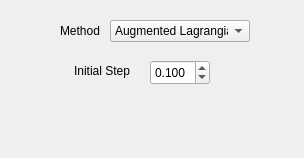
<?xml version="1.0" encoding="UTF-8"?>
<ui version="4.0">
 <class>ParametersNLopt</class>
 <widget class="QWidget" name="ParametersNLopt">
  <property name="geometry">
   <rect>
    <x>0</x>
    <y>0</y>
    <width>304</width>
    <height>158</height>
   </rect>
  </property>
  <property name="windowTitle">
   <string>Form</string>
  </property>
  <widget class="QDoubleSpinBox" name="stepSpin">
   <property name="geometry">
    <rect>
     <x>150</x>
     <y>60</y>
     <width>60</width>
     <height>25</height>
    </rect>
   </property>
   <property name="font">
    <font>
     <pointsize>9</pointsize>
    </font>
   </property>
   <property name="decimals">
    <number>3</number>
   </property>
   <property name="minimum">
    <double>0.001000000000000</double>
   </property>
   <property name="maximum">
    <double>1.000000000000000</double>
   </property>
   <property name="singleStep">
    <double>0.010000000000000</double>
   </property>
   <property name="value">
    <double>0.100000000000000</double>
   </property>
  </widget>
  <widget class="QLabel" name="label_1">
   <property name="geometry">
    <rect>
     <x>60</x>
     <y>60</y>
     <width>70</width>
     <height>21</height>
    </rect>
   </property>
   <property name="font">
    <font>
     <pointsize>9</pointsize>
    </font>
   </property>
   <property name="text">
    <string>Initial Step</string>
   </property>
   <property name="alignment">
    <set>Qt::AlignRight|Qt::AlignTrailing|Qt::AlignVCenter</set>
   </property>
  </widget>
  <widget class="QComboBox" name="algorithmCombo">
   <property name="geometry">
    <rect>
     <x>110</x>
     <y>20</y>
     <width>140</width>
     <height>22</height>
    </rect>
   </property>
   <property name="font">
    <font>
     <pointsize>9</pointsize>
    </font>
   </property>
   <property name="toolTip">
    <string>Distance metric for the evaluation of NN</string>
   </property>
   <property name="currentIndex">
    <number>0</number>
   </property>
   <item>
    <property name="text">
     <string>Augmented Lagrangian</string>
    </property>
   </item>
   <item>
    <property name="text">
     <string>BOBYQA</string>
    </property>
   </item>
   <item>
    <property name="text">
     <string>COBYLA</string>
    </property>
   </item>
   <item>
    <property name="text">
     <string>Nelder-Mead Simplex</string>
    </property>
   </item>
   <item>
    <property name="text">
     <string>Newuoa</string>
    </property>
   </item>
   <item>
    <property name="text">
     <string>Praxis</string>
    </property>
   </item>
   <item>
    <property name="text">
     <string>Subspace Simplex</string>
    </property>
   </item>
  </widget>
  <widget class="QLabel" name="label_0">
   <property name="geometry">
    <rect>
     <x>60</x>
     <y>20</y>
     <width>50</width>
     <height>21</height>
    </rect>
   </property>
   <property name="font">
    <font>
     <pointsize>9</pointsize>
    </font>
   </property>
   <property name="text">
    <string>Method</string>
   </property>
  </widget>
 </widget>
 <resources/>
 <connections/>
</ui>
